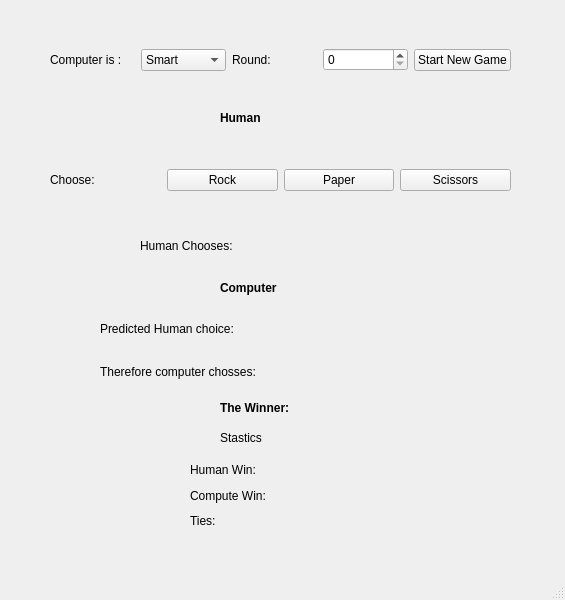
<?xml version="1.0" encoding="UTF-8"?>
<ui version="4.0">
 <class>MainWindow</class>
 <widget class="QMainWindow" name="MainWindow">
  <property name="geometry">
   <rect>
    <x>0</x>
    <y>0</y>
    <width>565</width>
    <height>600</height>
   </rect>
  </property>
  <property name="windowTitle">
   <string>MainWindow</string>
  </property>
  <widget class="QWidget" name="centralwidget">
   <widget class="QLabel" name="label_5">
    <property name="geometry">
     <rect>
      <x>220</x>
      <y>280</y>
      <width>91</width>
      <height>16</height>
     </rect>
    </property>
    <property name="font">
     <font>
      <bold>true</bold>
     </font>
    </property>
    <property name="text">
     <string>Computer</string>
    </property>
   </widget>
   <widget class="QLabel" name="label_8">
    <property name="geometry">
     <rect>
      <x>220</x>
      <y>400</y>
      <width>91</width>
      <height>16</height>
     </rect>
    </property>
    <property name="font">
     <font>
      <bold>true</bold>
     </font>
    </property>
    <property name="text">
     <string>The Winner: </string>
    </property>
   </widget>
   <widget class="QLabel" name="label_9">
    <property name="geometry">
     <rect>
      <x>220</x>
      <y>430</y>
      <width>91</width>
      <height>16</height>
     </rect>
    </property>
    <property name="text">
     <string>Stastics</string>
    </property>
   </widget>
   <widget class="QWidget" name="horizontalLayoutWidget">
    <property name="geometry">
     <rect>
      <x>50</x>
      <y>140</y>
      <width>461</width>
      <height>80</height>
     </rect>
    </property>
    <layout class="QHBoxLayout" name="horizontalLayout_2">
     <item>
      <widget class="QLabel" name="label_2">
       <property name="text">
        <string>Choose:</string>
       </property>
      </widget>
     </item>
     <item>
      <widget class="QPushButton" name="pushButtonRock">
       <property name="text">
        <string>Rock</string>
       </property>
      </widget>
     </item>
     <item>
      <widget class="QPushButton" name="pushButtonPaper">
       <property name="text">
        <string>Paper</string>
       </property>
      </widget>
     </item>
     <item>
      <widget class="QPushButton" name="pushButtonScissor">
       <property name="text">
        <string>Scissors</string>
       </property>
      </widget>
     </item>
    </layout>
   </widget>
   <widget class="QWidget" name="horizontalLayoutWidget_2">
    <property name="geometry">
     <rect>
      <x>50</x>
      <y>20</y>
      <width>461</width>
      <height>80</height>
     </rect>
    </property>
    <layout class="QHBoxLayout" name="horizontalLayout_3">
     <item>
      <widget class="QLabel" name="label_13">
       <property name="text">
        <string>Computer is :</string>
       </property>
      </widget>
     </item>
     <item>
      <widget class="QComboBox" name="strategySelection">
       <item>
        <property name="text">
         <string>Smart</string>
        </property>
       </item>
       <item>
        <property name="text">
         <string>Random</string>
        </property>
       </item>
      </widget>
     </item>
     <item>
      <widget class="QLabel" name="label">
       <property name="text">
        <string>Round:</string>
       </property>
      </widget>
     </item>
     <item>
      <widget class="QSpinBox" name="numberOfRounds"/>
     </item>
     <item>
      <widget class="QPushButton" name="startGameButton">
       <property name="text">
        <string>Start New Game</string>
       </property>
      </widget>
     </item>
    </layout>
   </widget>
   <widget class="QWidget" name="horizontalLayoutWidget_3">
    <property name="geometry">
     <rect>
      <x>140</x>
      <y>230</y>
      <width>261</width>
      <height>31</height>
     </rect>
    </property>
    <layout class="QHBoxLayout" name="horizontalLayout_4">
     <item>
      <widget class="QLabel" name="label_3">
       <property name="text">
        <string>Human Chooses:</string>
       </property>
      </widget>
     </item>
     <item>
      <widget class="QLabel" name="label_4">
       <property name="text">
        <string/>
       </property>
      </widget>
     </item>
    </layout>
   </widget>
   <widget class="QLabel" name="label_15">
    <property name="enabled">
     <bool>true</bool>
    </property>
    <property name="geometry">
     <rect>
      <x>220</x>
      <y>110</y>
      <width>91</width>
      <height>16</height>
     </rect>
    </property>
    <property name="font">
     <font>
      <bold>true</bold>
     </font>
    </property>
    <property name="text">
     <string>Human</string>
    </property>
   </widget>
   <widget class="QLabel" name="winnerLabel">
    <property name="geometry">
     <rect>
      <x>320</x>
      <y>400</y>
      <width>91</width>
      <height>16</height>
     </rect>
    </property>
    <property name="text">
     <string/>
    </property>
   </widget>
   <widget class="QWidget" name="gridLayoutWidget">
    <property name="geometry">
     <rect>
      <x>190</x>
      <y>460</y>
      <width>160</width>
      <height>71</height>
     </rect>
    </property>
    <layout class="QGridLayout" name="gridLayout">
     <item row="2" column="0">
      <widget class="QLabel" name="label_12">
       <property name="text">
        <string>Ties:</string>
       </property>
      </widget>
     </item>
     <item row="0" column="1">
      <widget class="QLabel" name="label_18">
       <property name="text">
        <string/>
       </property>
      </widget>
     </item>
     <item row="0" column="0">
      <widget class="QLabel" name="label_11">
       <property name="text">
        <string>Human Win:</string>
       </property>
      </widget>
     </item>
     <item row="2" column="1">
      <widget class="QLabel" name="label_20">
       <property name="text">
        <string/>
       </property>
      </widget>
     </item>
     <item row="1" column="0">
      <widget class="QLabel" name="label_10">
       <property name="text">
        <string>Compute Win:</string>
       </property>
      </widget>
     </item>
     <item row="1" column="1">
      <widget class="QLabel" name="label_19">
       <property name="text">
        <string/>
       </property>
      </widget>
     </item>
    </layout>
   </widget>
   <widget class="QWidget" name="gridLayoutWidget_2">
    <property name="geometry">
     <rect>
      <x>100</x>
      <y>310</y>
      <width>356</width>
      <height>80</height>
     </rect>
    </property>
    <layout class="QGridLayout" name="gridLayout_2">
     <item row="1" column="1">
      <widget class="QLabel" name="label_16">
       <property name="text">
        <string/>
       </property>
      </widget>
     </item>
     <item row="0" column="0">
      <widget class="QLabel" name="label_6">
       <property name="text">
        <string>Predicted Human choice: </string>
       </property>
      </widget>
     </item>
     <item row="0" column="1">
      <widget class="QLabel" name="label_14">
       <property name="text">
        <string/>
       </property>
      </widget>
     </item>
     <item row="1" column="0">
      <widget class="QLabel" name="label_7">
       <property name="text">
        <string>Therefore computer chosses:</string>
       </property>
      </widget>
     </item>
    </layout>
   </widget>
  </widget>
  <widget class="QMenuBar" name="menubar">
   <property name="geometry">
    <rect>
     <x>0</x>
     <y>0</y>
     <width>565</width>
     <height>24</height>
    </rect>
   </property>
  </widget>
  <widget class="QStatusBar" name="statusbar"/>
 </widget>
 <resources/>
 <connections/>
</ui>
